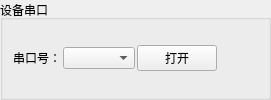
           <widget class="QGroupBox" name="groupBox_ota_upload_dev_com">
            <property name="enabled">
             <bool>true</bool>
            </property>
            <property name="title">
             <string>设备串口</string>
            </property>
            <property name="flat">
             <bool>false</bool>
            </property>
            <layout class="QVBoxLayout" name="verticalLayout_7">
             <property name="spacing">
              <number>2</number>
             </property>
             <property name="leftMargin">
              <number>6</number>
             </property>
             <property name="topMargin">
              <number>0</number>
             </property>
             <property name="rightMargin">
              <number>0</number>
             </property>
             <property name="bottomMargin">
              <number>0</number>
             </property>
             <item>
              <layout class="QHBoxLayout" name="horizontalLayout_9">
               <property name="leftMargin">
                <number>4</number>
               </property>
               <property name="topMargin">
                <number>4</number>
               </property>
               <property name="rightMargin">
                <number>4</number>
               </property>
               <property name="bottomMargin">
                <number>4</number>
               </property>
               <item>
                <widget class="QLabel" name="label_door_lock_com_port">
                 <property name="text">
                  <string>串口号：</string>
                 </property>
                </widget>
               </item>
               <item>
                <widget class="QComboBoxEx" name="comboBox_door_lock_com_port">
                 <property name="currentText">
                  <string/>
                 </property>
                </widget>
               </item>
               <item>
                <widget class="QPushButton" name="pushButton_door_lock_open">
                 <property name="text">
                  <string>打开</string>
                 </property>
                 <property name="shortcut">
                  <string>Ctrl+O</string>
                 </property>
                 <property name="checkable">
                  <bool>false</bool>
                 </property>
                 <property name="autoRepeat">
                  <bool>false</bool>
                 </property>
                </widget>
               </item>
               <item>
                <spacer name="horizontalSpacer_11">
                 <property name="orientation">
                  <enum>Qt::Horizontal</enum>
                 </property>
                 <property name="sizeHint" stdset="0">
                  <size>
                   <width>47</width>
                   <height>17</height>
                  </size>
                 </property>
                </spacer>
               </item>
              </layout>
             </item>
            </layout>
           </widget>
